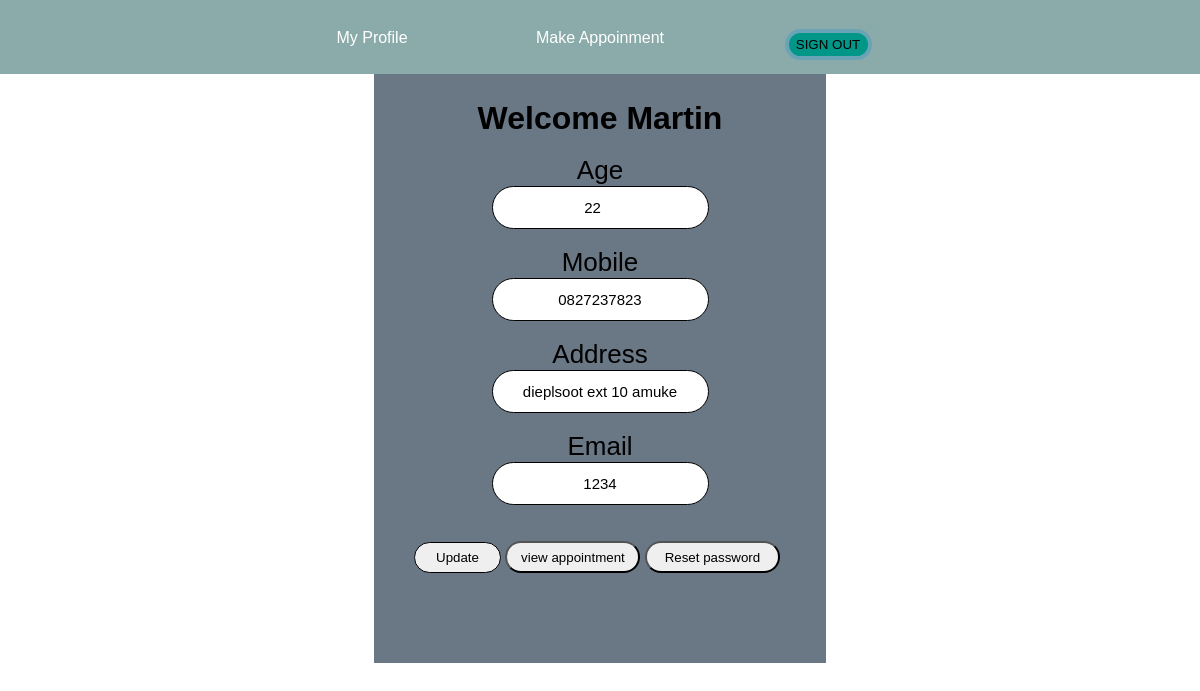
Screenshot of /patient/myDetails.php (signed in) with the database file from the repository.
### tables this page shows
CREATE TABLE `patient` (
  `id` int(11) NOT NULL,
  `name` varchar(22) NOT NULL,
  `age` varchar(22) NOT NULL,
  `contact` varchar(22) NOT NULL,
  `address` varchar(22) NOT NULL,
  `email` varchar(111) NOT NULL,
  `password` varchar(22) NOT NULL
);

### patient/myDetails.php (the view, shortened to what this page needs)
<?php include('uptomenu.php'); ?>
<?php
	include('../config.php');
	$sql="SELECT * FROM patient where name='" . $_SESSION["name"] . "'";
	$q=mysqli_query($conn,$sql);
	$data=mysqli_fetch_array($q);
	$name=$data[1];
	$age=$data[2];
	$contact=$data[3];
	$address=$data[4];
	$email=$data[6];
?>
<div id="wrapper2" style="margin-top:60px;">
			<center>
		<h1>Welcome&nbsp;<?php echo $name; ?></h1><br>
	<form action="" method="post" >
		<label>
		Age<br><input type="number" name="age"  value="<?php echo $age; ?>" placeholder="age" required="required" pattern="[0-9]{2,2}" title="please enter only  numbers between 2 to 2 for age"/>
		</label><br><br>
		<label>
		Mobile<br><input type="text" name="contact" value="<?php echo $contact; ?>" placeholder="contact no" required="required" pattern="[0-9]{10,11}" title="please enter only numbers between 10 to 11 for mobile no."/>
		</label><br><br>
 		<label>
		Address<br><input type="text" name="address" value="<?php echo $address; ?>" placeholder="address" class="address_input"required>
		</label><br><br>
		<label>
		Email<br><input type="email" name="email" value="<?php echo $email; ?>" placeholder="email" required>
		</label>
			</form></center> <br><br>
					<button type="submit" name="update_b"  class="submit_b" >Update</button>
					<a href="view_booking.php"><button type="button" name="app_btn" class="app_b">view appointment</button></a>
					<a href="changepwd.php"><button type="button" name="reset_btn" class="app_b">Reset password</button></a>
</div>
<br><br><br>
</body>
</html>

### style.css (style rules this page uses)
* { margin:0px; padding:0px; font-family:"montserrat",sans-serif; }
input { width: 215px; height: 41px; border: 1px solid; border-radius: 50px; text-align: center; font-size: 15px; }
#wrapper2 { background: rgba(44,62,80,0.7); margin-top: 70px; margin-bottom: 40px; width: 372px; margin: 0 auto; padding: 40px; border-radius: 2px solid #2c3e50; height: 523px; }
.submit_b { width: 87px; height: 31px; border-radius: 40px; border:1px solid black; margin-bottom:10px; }
label { align-content: center; cursor: pointer; font-size: 26px; }
.app_b { border-radius:40px; width: 135px; height: 32px }

### rows the page displays
patient: name "Martin", age "22", contact "0827237823", address "dieplsoot ext 10 amuke", email "1234"
